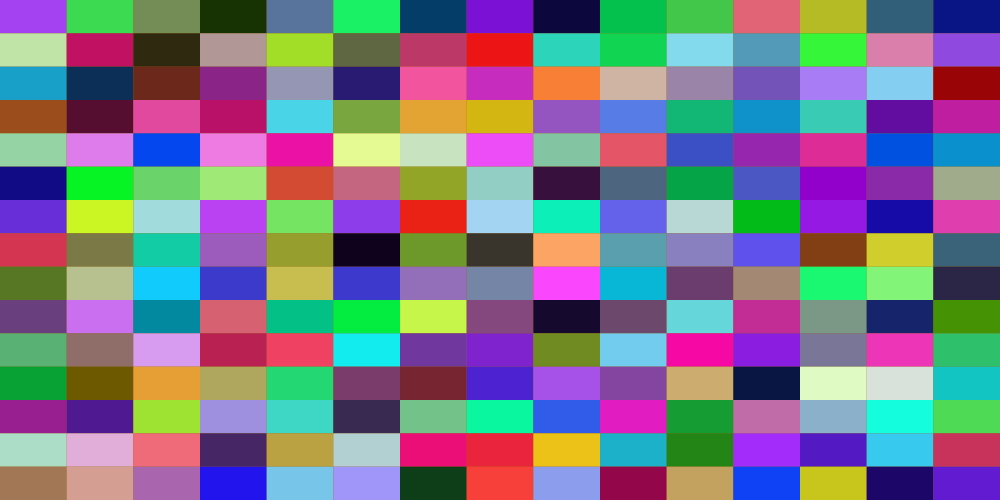
Frame 1 (no input)
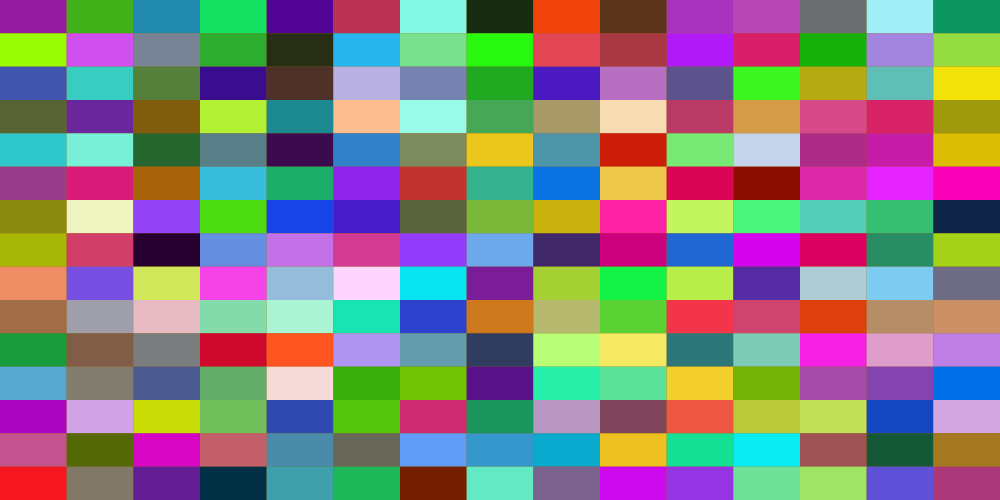
Frame 60 (the mouse pressed at the canvas centre just before this capture)
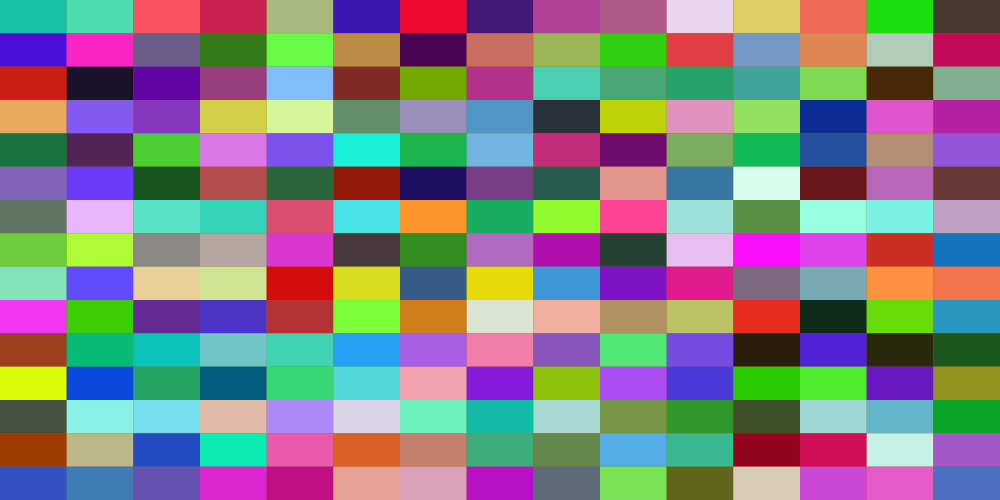
Frame 120 (the mouse held since frame 60 and released just before this capture)

The Processing sketch that drew these frames (run headless with seeded random() and noise(); from frame 60 on, the mouse is pressed at the canvas centre):

// Processing sketch: responsive_grid
// ── responsive_grid.pde
float dx = 0;    //width of a cell
float dy = 0;    //height of a cell
float nx = 15;   //divisions in a row
float ny = 15;   //divisions in a column

void setup()
{
  surface.setSize(1000,500);
  surface.setResizable(true);
  surface.setTitle("Resizable example"); 
}

void draw()
{
  
  dx = width/nx;
  dy = height/ny;
  background(color(155,100,0));
  for(float y = 0; y < height; y = y +dy)
  {
    for(float x = 0; x < width; x = x + dx)
    {
      fill(color(random(255),random(255),random(255)));
      noStroke();
      rect(x,y,dx,dy);
    }  
  }
}
